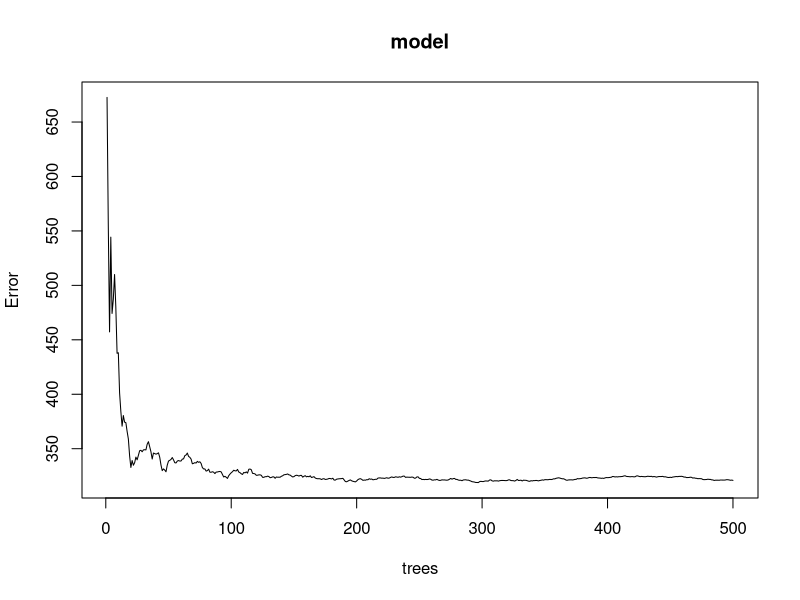
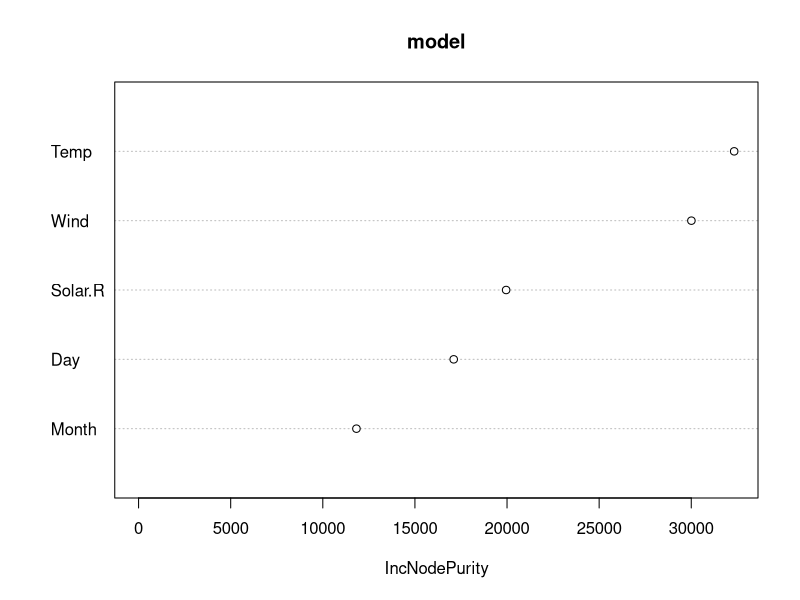
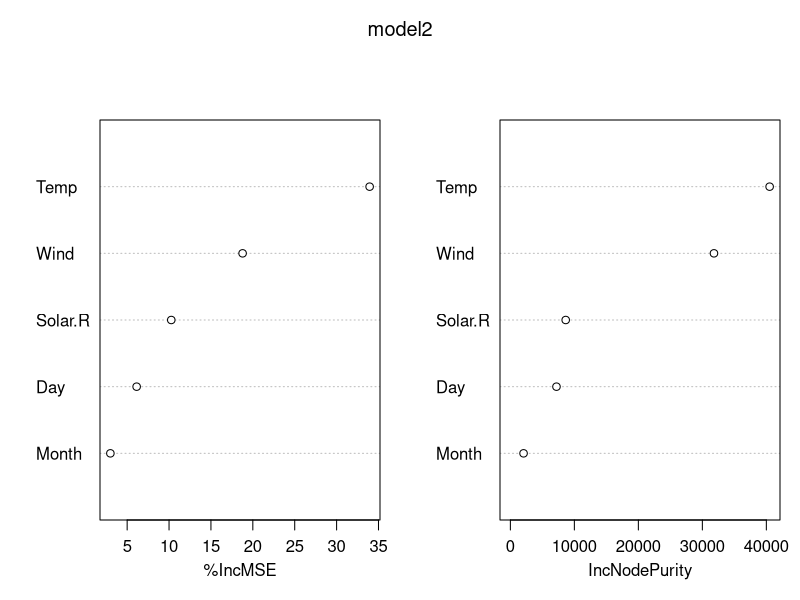

Write R code to recreate these figures, in order. (Note: this script raises an error after producing the figures.)
## ---- chunk 1
df=airquality
df
## ---- chunk 2
#library(zoo); data3 <- na.aggregate(df); colSums(data3) 
data=df
for(i in 1:ncol(df)) {                                   # Replace NA in all columns
  data[ , i][is.na(data[ , i])] <- mean(data[ , i], na.rm = TRUE)
}
colSums(data)
## ---- chunk 3
set.seed(1)
library(randomForest)
model = randomForest(Ozone~., data)
model
## ---- chunk 4
plot(model)
## ---- chunk 5
which.min(model$mse)
## ---- chunk 6
sqrt(model$mse[which.min(model$mse)])
## ---- chunk 7
varImpPlot(model)
## ---- chunk 8
size=floor(0.80*nrow(data))
# generate random sample of dataset
set.seed(99)
indexes = sample(seq_len(nrow(data)),size)
train <- data[indexes, ]
test <- data[-indexes, ]
summary(train)
summary(test)
## ---- chunk 9
# Create a Random Forest model with default parameters
model1 <- randomForest(Ozone ~ ., data = train, importance = TRUE)
model1
## ---- chunk 10
model2 <- randomForest(Ozone ~ ., data = train, ntree = 500, mtry = 6, importance = TRUE)
model2
## ---- chunk 11
predTrain <- predict(model2, train, type = "class")
## ---- chunk 12
table(predTrain, train$Ozone) 
## ---- chunk 13
predValid <- predict(model2, test, type = "class")
## ---- chunk 14
mean(predValid == test$Ozone)                    
table(predValid,test$Ozone)
## ---- chunk 15
importance(model2)        
varImpPlot(model2)
## ---- chunk 16
# Using For loop to identify the right mtry for model
a=c()
i=5
for (i in 3:8) {
  model3 <- randomForest(Condition ~ ., data = train, ntree = 500, mtry = i, importance = TRUE)
  predValid <- predict(model3, test, type = "class")
  a[i-2] = mean(predValid == test$Ozone)
}
a
